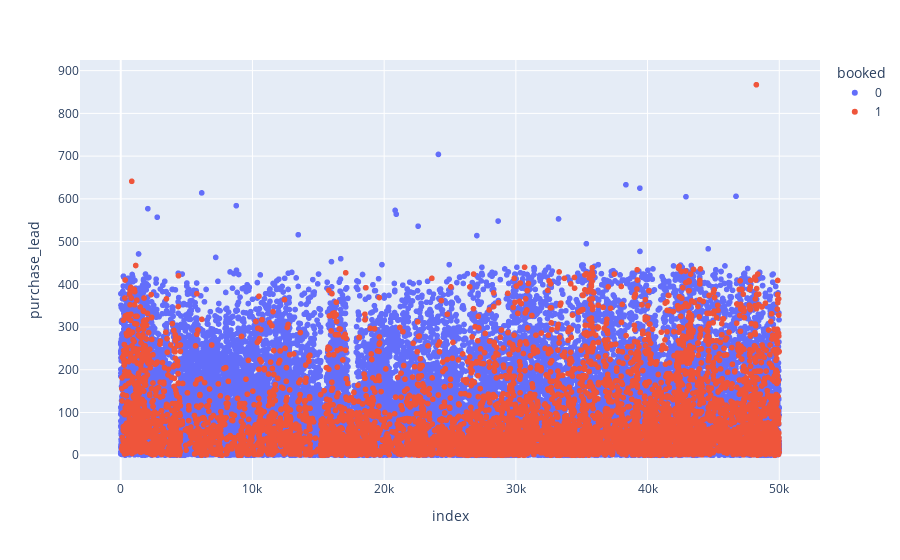

The code cell stored with this chart in its notebook:
### Markdown cell above
It seems like a lower purchase lead may indicate a better chance of booking.

### Code cell
df['booked'] = df['booking_complete'].astype(str)
fig = px.scatter(data_frame=df, y = 'purchase_lead',
                 color = 'booked',
                 labels={'y': 'Binary Variable'})

fig.show()

### Figure 1 — Plotly figure (JSON) as saved in the notebook; plotly's stock layout.template omitted (floating-point values rounded to 4 significant figures; data arrays with more than 128 entries replaced by an {"elided": "..."} marker saying what was removed)
{"data": [{"hovertemplate": "booked=0<br>index=%{x}<br>purchase_lead=%{y}<extra></extra>", "legendgroup": "0", "marker": {"color": "#636efa", "symbol": "circle"}, "mode": "markers", "name": "0", "showlegend": true, "type": "scattergl", "x": {"elided": "42522 int values"}, "xaxis": "x", "y": {"elided": "42522 int values"}, "yaxis": "y"}, {"hovertemplate": "booked=1<br>index=%{x}<br>purchase_lead=%{y}<extra></extra>", "legendgroup": "1", "marker": {"color": "#EF553B", "symbol": "circle"}, "mode": "markers", "name": "1", "showlegend": true, "type": "scattergl", "x": {"elided": "7478 int values"}, "xaxis": "x", "y": {"elided": "7478 int values"}, "yaxis": "y"}], "layout": {"legend": {"title": {"text": "booked"}, "tracegroupgap": 0}, "margin": {"t": 60}, "xaxis": {"anchor": "y", "domain": [0, 1], "title": {"text": "index"}}, "yaxis": {"anchor": "x", "domain": [0, 1], "title": {"text": "purchase_lead"}}}}
